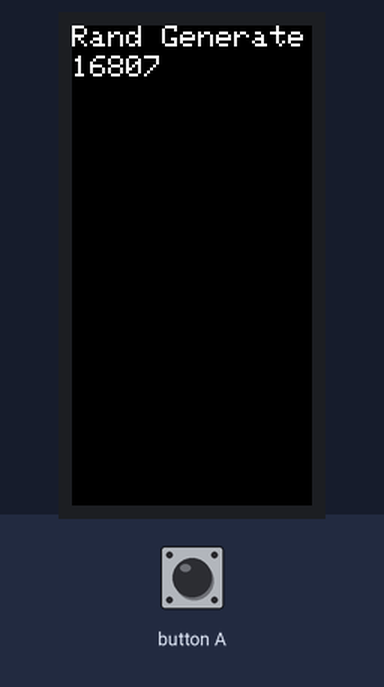
Simulated run of this sketch. Board: ESP32. On the bench: 80×160 colour display. The test bench sets the inputs (shaded band). Random numbers use the default seed unless the sketch sets one.

Above: at 1.3 s.
1.4 s: button A pressed for 0.15 s
At 2.7 s:
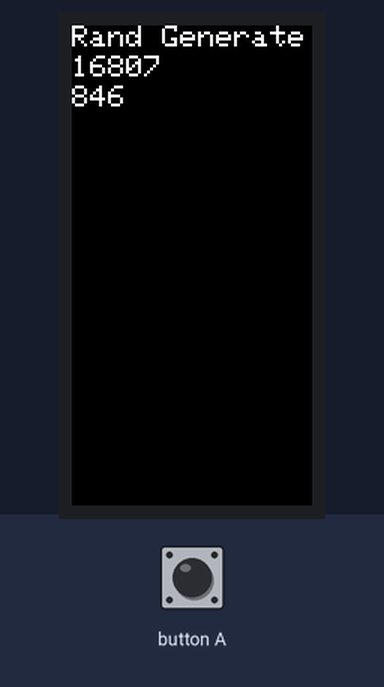
3.0 s: button A pressed for 1 s
At 5.2 s:
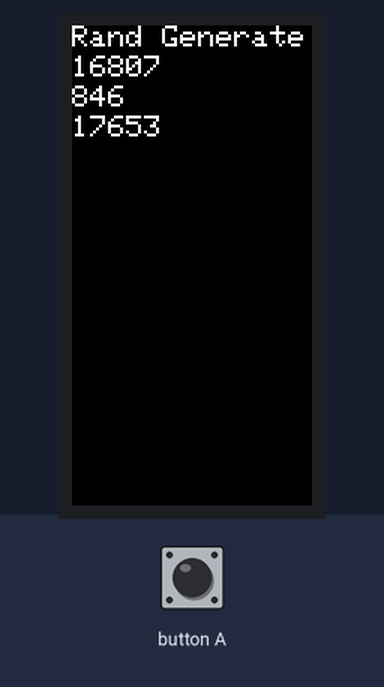
5.5 s: button A pressed for 0.15 s
At 6.0 s:
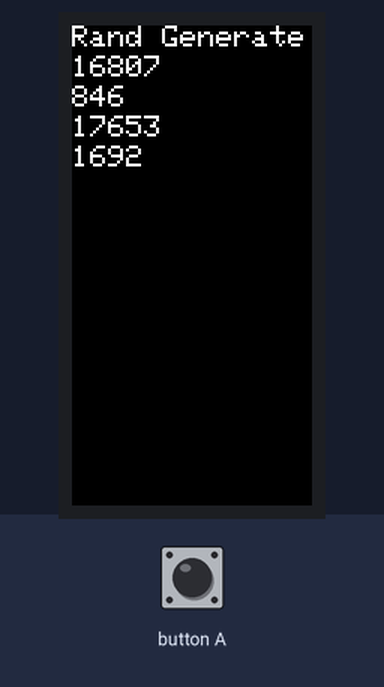
7.1 s: button A pressed for 1 s
At 8.5 s:
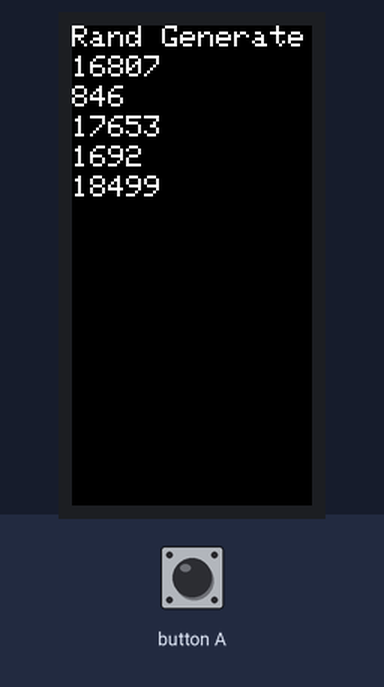
Timing chart, 0 to 10.1 s (numbered marks = the images above; inputs shaded):
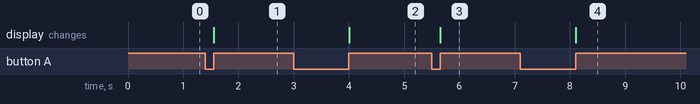

Measured:
- after the input at 1.4 s, the display: changes after 0.15 s (image 1)
- after the input at 3.0 s, the display: changes after 1.0 s (image 2)
- after the input at 5.5 s, the display: changes after 0.15 s (image 3)
- after the input at 7.1 s, the display: changes after 1.0 s (image 4)

The sketch:

randGenerate.ino
```cpp
#include <M5StickC.h>
#include <stdlib.h>

int i = 1;

void setup() {
  // put your setup code here, to run once:
  M5.begin();
  M5.Lcd.print("Rand Generate");
  M5.Lcd.setCursor(0,10);
  srand(i);
  M5.Lcd.print(rand());
}

void loop() {
  // put your main code here, to run repeatedly:
  while(1) {
    if(digitalRead(M5_BUTTON_HOME) == LOW) {
      while(digitalRead(M5_BUTTON_HOME) == LOW);
      i++;
      srand(i);
      M5.Lcd.setCursor(0,10*i);
      M5.Lcd.print(rand());
    }
  }
}
```
